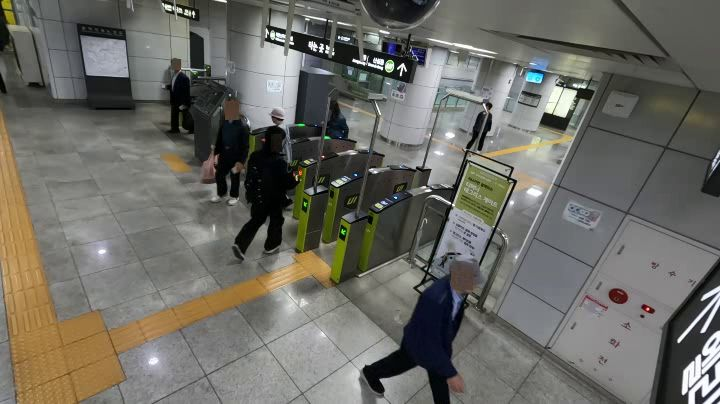
#> input picture 영상데이터/samples/sample_mid.jpg, 720 x 404 px, given in place of GX010193_blurred.MP4, which was not available
$ python auto_homography.py
#> lines starting #> are read from the running program, lines starting #| are printed output that depends on the picture; after the words box and inside, x2 and y2 are one past the last pixel; in counts of white or black regions, pixels touching at a corner belong together; long printed decimals are rounded; pictures that were not available may be replaced by others from this repository, and a replacement may not be noted
"""
완전 자동 호모그래피
- 점자블록 영역(노란색)을 영상 객체로 검출
- polygon fit (4-corner 사다리꼴) → 사선 카메라 정확 반영
- 영역 내부 격자(점자블록 30cm 경계) Hough/morphology 검출 → 매트릭스 가로/세로 칸 수 자동 카운트
- 호모그래피 생성

전제: 점자블록 1칸 = 30cm 정사각형
"""
import os, sys
try: sys.stdout.reconfigure(encoding="utf-8")
except Exception: pass
import cv2
import numpy as np
import matplotlib
matplotlib.use("Agg")
import matplotlib.pyplot as plt
matplotlib.rcParams["font.family"] = "Malgun Gothic"
matplotlib.rcParams["axes.unicode_minus"] = False

VIDEO = r"C:\Users\aaron\tagless\개찰구 촬영 영상\1\GX010193_blurred.MP4"
DIR = r"C:\Users\aaron\tagless\영상데이터"
TILE_M = 0.30   # 점자블록 한 칸 30cm

# ──────────────────────────────────────────────
# 1. 여러 프레임 누적해 노란 점자블록 마스크
# ──────────────────────────────────────────────
cap = cv2.VideoCapture(VIDEO)
n_total = int(cap.get(cv2.CAP_PROP_FRAME_COUNT))
mask_accum = None; cnt = 0
sample_idx = [30, n_total//4, n_total//2, 3*n_total//4, n_total-100]
for idx in sample_idx:
    cap.set(cv2.CAP_PROP_POS_FRAMES, idx)
    ok, frame = cap.read()
    if not ok: continue
    hsv = cv2.cvtColor(frame, cv2.COLOR_BGR2HSV)
    m = cv2.inRange(hsv, (18, 140, 110), (32, 255, 255))
    mask_accum = m.astype(np.int32) if mask_accum is None else mask_accum + m.astype(np.int32)
    cnt += 1
#> this loop made 5 passes
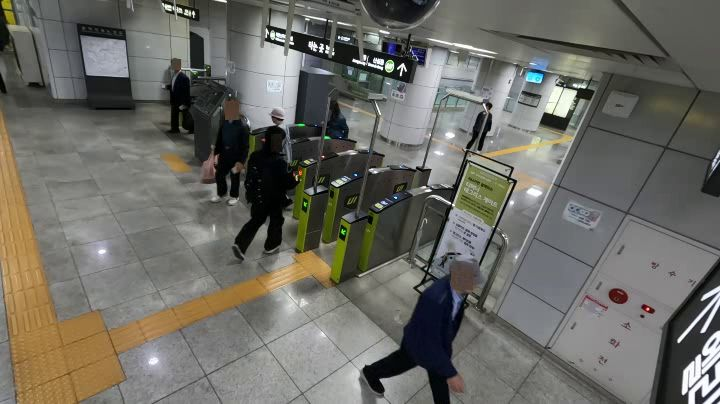
#> input picture 영상데이터/samples/sample_mid.jpg, 720 x 404 px, given in place of GX010193_blurred.MP4, which was not available
#> pass 1, `m = cv2.inRange(hsv, (18, 140, 110), (32, 255, 255))`:
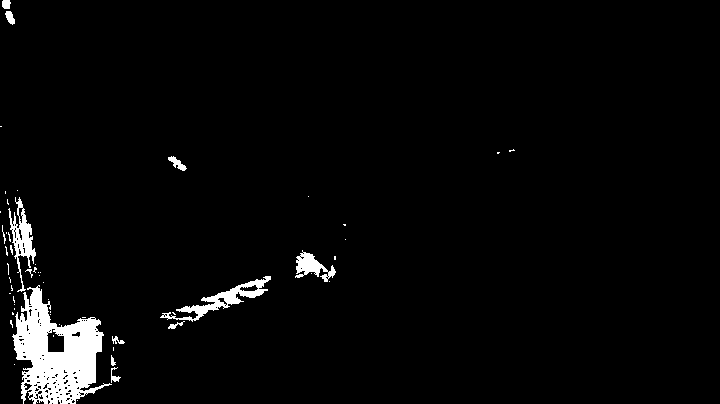
#> m: shape (404, 720); 3.2% white; 55 white regions (42 under 20 px), largest, box (x1, y1, x2, y2) and area: (12, 285, 112, 404) 6154, (160, 276, 271, 322) 1119, (8, 197, 36, 292) 856
#> frame is the input picture: shape (404, 720, 3); mean B, G, R 100, 106.9, 108
#> after the loop, cnt = 5
cap.set(cv2.CAP_PROP_POS_FRAMES, 30); ok, base = cap.read(); cap.release()

# majority vote (사람 등 일시적 노이즈 제거)
mask = (mask_accum >= (cnt * 255 // 2)).astype(np.uint8) * 255
roi = np.zeros_like(mask); roi[230:, :] = 255  # 게이트 단말기 영역 제외
mask = cv2.bitwise_and(mask, roi)
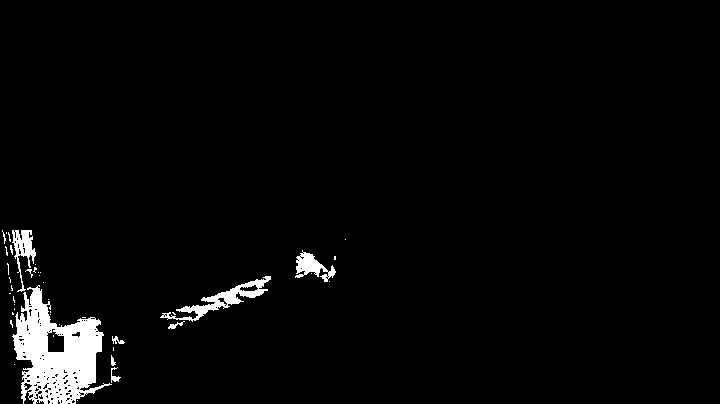
#> mask: shape (404, 720); 3% white; 43 white regions (33 under 20 px), largest, box (x1, y1, x2, y2) and area: (12, 285, 112, 404) 6154, (160, 276, 271, 322) 1119, (295, 250, 336, 282) 560
k3 = cv2.getStructuringElement(cv2.MORPH_RECT, (3,3))
k5 = cv2.getStructuringElement(cv2.MORPH_RECT, (5,5))
mask = cv2.morphologyEx(mask, cv2.MORPH_CLOSE, k5, iterations=2)
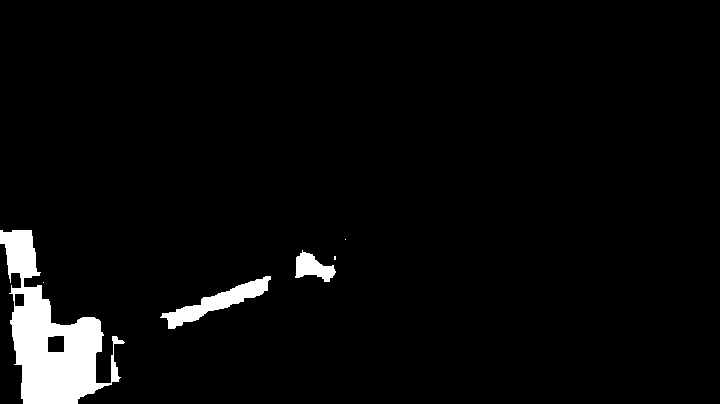
#> mask: shape (404, 720); 3.9% white; 6 white regions (3 under 20 px), largest, box (x1, y1, x2, y2) and area: (0, 230, 125, 404) 9088, (160, 276, 271, 329) 1667, (295, 250, 336, 282) 703
mask = cv2.morphologyEx(mask, cv2.MORPH_OPEN, k3, iterations=1)
#> mask: shape (404, 720); 3.9% white; 5 white regions

# ──────────────────────────────────────────────
# 2. 가장 큰 점자블록 영역 → polygon fit (사다리꼴)
# ──────────────────────────────────────────────
contours, _ = cv2.findContours(mask, cv2.RETR_EXTERNAL, cv2.CHAIN_APPROX_SIMPLE)
#> contours = 5 contours; box (x1, y1, x2, y2) and area: (0, 230, 109, 404) 8740, (162, 276, 271, 329) 1533, (296, 252, 335, 282) 636, (111, 355, 119, 382) 124, (112, 336, 124, 344) 50
contours = sorted(contours, key=cv2.contourArea, reverse=True)
assert len(contours) > 0, "노란 점자블록 영역 없음"
c = contours[0]
#> c = contour of 142 points, box (x1, y1, x2, y2) (0, 230, 109, 404), area 8740
print(f"largest contour area = {cv2.contourArea(c):.0f} px²")
#| largest contour area = 8740 px²

# approxPolyDP로 4점 다각형 fit (사다리꼴 자동)
peri = cv2.arcLength(c, True)
#> peri = 647.9
for eps_ratio in np.linspace(0.005, 0.05, 30):
    approx = cv2.approxPolyDP(c, eps_ratio * peri, True)
    if len(approx) == 4:
        break
print(f"polygon fit: {len(approx)} corners (eps_ratio={eps_ratio:.3f})")
#| polygon fit: 5 corners (eps_ratio=0.050)

if len(approx) != 4:
    print("[WARN] 4-corner fit 실패 → minAreaRect로 fallback")
    rect = cv2.minAreaRect(c)
#> rect = ((54.38, 314.5), (90.17, 181.2), -7.13)
    pts = cv2.boxPoints(rect)
#> pts = [[20.88, 410], [-1.6, 230.2], [87.88, 219], [110.4, 398.8]]
else:
    pts = approx.reshape(-1, 2).astype(np.float32)

# 4 corner를 TL, TR, BR, BL 순서로 정렬
def order_corners(p):
    p = np.array(p, dtype=np.float32)
#> p has the same summary as pts outside order_corners
    s = p.sum(axis=1); d = p[:,0] - p[:,1]
#> after `s = p.sum(axis=1)`: s = [430.9, 228.6, 306.9, 509.2]
#> after `d = p[:, 0] - p[:, 1]`: d = [-389.1, -231.8, -131.1, -288.5]
    return np.array([p[np.argmin(s)], p[np.argmax(d)],
                     p[np.argmax(s)], p[np.argmin(d)]], dtype=np.float32)
TL, TR, BR, BL = order_corners(pts)
#> TL = [-1.6, 230.2]; TR = [87.88, 219]; BR = [110.4, 398.8]; BL = [20.88, 410]
print(f"corners (px):")
print(f"  TL={TL}, TR={TR}, BR={BR}, BL={BL}")
#|   TL=[ -1.600 230.200  ], TR=[ 87.877 219.015], BR=[110.354 398.8308 ], BL=[ 20.877 410.0154  ]

# ──────────────────────────────────────────────
# 3. 영역 내부 격자 자동 검출 → 점자블록 칸 수
# 방법: 영역을 직사각형으로 perspective-warp → 워프된 영역에서 가로/세로 라인 카운트
# ──────────────────────────────────────────────
# 워프 대상 크기 — 짧은 변 기준 충분히 크게
WARP_W = 400
WARP_H = 400
warp_dst = np.array([[0,0], [WARP_W,0], [WARP_W,WARP_H], [0,WARP_H]], dtype=np.float32)
H_warp = cv2.getPerspectiveTransform(np.array([TL,TR,BR,BL]), warp_dst)
#> H_warp = [[4.4, -0.55, 133.7], [0.274, 2.19, -503.8], [8.48e-10, -4.56e-10, 1]]

# 영역 컬러 워프
warped = cv2.warpPerspective(base, H_warp, (WARP_W, WARP_H))
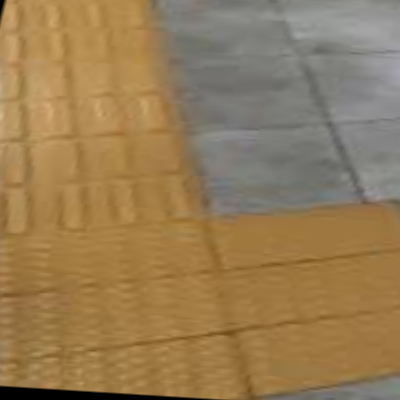
#> warped: shape (400, 400, 3); mean B, G, R 85.5, 124.3, 150.6
warped_gray = cv2.cvtColor(warped, cv2.COLOR_BGR2GRAY)
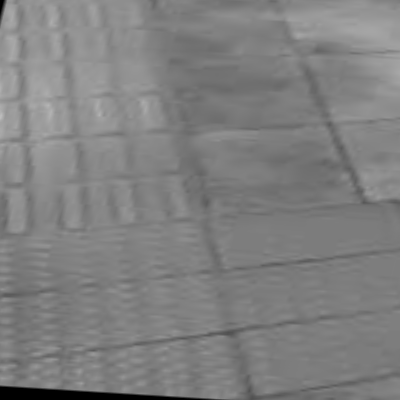
#> warped_gray: shape (400, 400); min 0, max 189, mean 127.7
# 점자블록 격자 경계는 어두운 라인 → 약간 dilate된 어두운 영역 추출
warped_blur = cv2.GaussianBlur(warped_gray, (3,3), 0)
# 적응형 thresh → 어두운 격자선 강조
adapt = cv2.adaptiveThreshold(warped_blur, 255, cv2.ADAPTIVE_THRESH_MEAN_C,
                              cv2.THRESH_BINARY_INV, 11, 5)
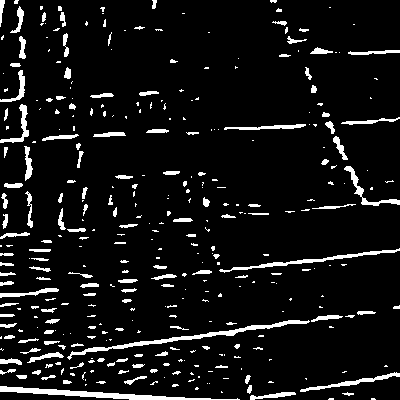
#> adapt: shape (400, 400); 7.7% white; 356 white regions (215 under 20 px), largest, box (x1, y1, x2, y2) and area: (0, 386, 240, 400) 1014, (67, 320, 310, 360) 937, (219, 248, 400, 273) 570

# 가로/세로 방향 1D 프로파일
profile_x = adapt.sum(axis=0)   # 각 컬럼의 어두움 합 (수직 라인 검출)
#> profile_x = 400 values, max 29835 at index 22, min 2805 at index 210, mean 7817
profile_y = adapt.sum(axis=1)   # 각 행의 어두움 합 (수평 라인 검출)
#> profile_y = 400 values, max 32385 at index 399, min 510 at index 59, mean 7817

def find_peaks_simple(arr, min_dist):
    """단순 1D peak 검출 (지역 최대 + 최소 거리)"""
    arr = arr.astype(np.float32)
    arr_smooth = cv2.GaussianBlur(arr.reshape(-1,1), (1,11), 0).flatten()
    peaks = []
    for i in range(1, len(arr_smooth)-1):
        if arr_smooth[i] > arr_smooth[i-1] and arr_smooth[i] >= arr_smooth[i+1]:
            if not peaks or i - peaks[-1] >= min_dist:
                peaks.append(i)
            elif arr_smooth[i] > arr_smooth[peaks[-1]]:
                peaks[-1] = i
    # 임계값 (전체 평균 1.2배 이상만)
    thr = arr_smooth.mean() * 1.1
    peaks = [p for p in peaks if arr_smooth[p] > thr]
    return np.array(peaks)

# 점자블록 1칸의 픽셀(워프 후 추정) — 영역 짧은 변 기준 1/4~1/8 사이로 가정해 검색
# 실제 격자 간격 자동 추출
def estimate_grid_count(profile, label):
#> called with profile = array of shape (400,), label = 'horizontal direction (x)'
    L = len(profile)
#> L = 400
    best_n = None
    best_score = -1
    # 후보 칸 수 2~10 (1칸 ≥ 30px)
    for n in range(2, 11):
        cell = L / n
        if cell < 25: break
        # n+1개의 라인 위치 (양 끝 + 격자선)
        line_positions = np.array([int(round(i*cell)) for i in range(n+1)])
        # 각 라인 위치의 +-3px 영역 어두움 합
        score = 0.0
        for lp in line_positions:
            lo = max(0, lp-3); hi = min(L, lp+4)
            score += profile[lo:hi].max()
        score /= (n+1)
        if score > best_score:
            best_score = score; best_n = n
#> this loop made 9 passes
#> (cell, line_positions) on passes 1 to 9: (200, [0, 200, 400]), (133.3, [0, 133, 267, 400]), (100, [0, 100, 200, 300, 400]), (80, [0, 80, 160, 240, 320, 400]), (66.67, [0, 67, 133, 200, 267, 333, 400]), (57.14, [0, 57, 114, 171, 229, 286, 343, 400]), (50, [0, 50, 100, 150, 200, 250, 300, 350, 400]), (44.44, [0, 44, 89, 133, 178, 222, 267, 311, 356, 400]), (40, [0, 40, 80, 120, 160, 200, 240, 280, 320, 360, 400])
#> after the loop, best_n = 2; best_score = 11135
    print(f"  {label} estimated grid count: {best_n} (score={best_score:.1f})")
#|   horizontal direction (x) estimated grid count: 2 (score=11135.0)
    return best_n

print("\nGrid count estimation in warped region (line-projection):")
n_x = estimate_grid_count(profile_x, "horizontal direction (x)")
#> n_x = 2
n_y = estimate_grid_count(profile_y, "vertical direction (y)")
#> the loop in estimate_grid_count (call 2), `for n in range(2, 11):` made 9 passes
#|   vertical direction (y) estimated grid count: 2 (score=17595.0)
#> n_y = 2

# ──────────────────────────────────────────────
# 4. 호모그래피 (자동 산출 크기 적용)
# ──────────────────────────────────────────────
W_M = n_x * TILE_M   # x 가로 길이 (m)
#> W_M = 0.6
H_M = n_y * TILE_M   # y 세로 길이 (m)
#> H_M = 0.6
print(f"\nauto-detected matrix size: {n_x} x {n_y} blocks = {W_M:.2f} m x {H_M:.2f} m")
#| auto-detected matrix size: 2 x 2 blocks = 0.60 m x 0.60 m

src = np.array([TL, TR, BR, BL], dtype=np.float32)
#> src = [[-1.6, 230.2], [87.88, 219], [110.4, 398.8], [20.88, 410]]
dst = np.array([
    [0,    H_M],   # TL
    [W_M,  H_M],   # TR
    [W_M,  0  ],   # BR
    [0,    0  ],   # BL
], dtype=np.float32)
#> dst = [[0, 0.6], [0.6, 0.6], [0.6, 0], [0, 0]]
H = cv2.getPerspectiveTransform(src, dst)
#> H = [[0.0066, -0.000825, 0.201], [-0.000411, -0.00329, 1.36], [8.48e-10, -4.56e-10, 1]]
np.save(os.path.join(DIR, "homography.npy"), H)
np.save(os.path.join(DIR, "tactile_box.npy"), src)
print("\nhomography (px → m):")
print(H)
#| [[ 6.60247563e-03 -8.25309244e-04  2.00550111e-01]
#|  [-4.10677060e-04 -3.28542082e-03  1.35564684e+00]
#|  [ 8.47593094e-10 -4.56119909e-10  1.00000000e+00]]

# 검증
def px2m(x, y):
    p = H @ np.array([x, y, 1.0])
    return p[:2]/p[2]
for p, exp in zip(src, dst):
    got = px2m(p[0], p[1])
    print(f"  {tuple(p)} -> ({got[0]:.3f},{got[1]:.3f}) expected {tuple(exp)}")
#> this loop made 4 passes
#> exp on passes 1, 4: [0, 0.6], [0, 0]
#|   (-1.600, 230.200) -> (-0.000,0.600) expected (0.0, 0.6)
#|   (87.877, 219.015) -> (0.600,0.600) expected (0.6, 0.6)
#|   (110.354, 398.8308) -> (0.600,0.000) expected (0.6, 0.0)
#|   (20.877, 410.0154) -> (-0.000,0.000) expected (0.0, 0.0)

# ──────────────────────────────────────────────
# 5. 시각화 (검증용)
# ──────────────────────────────────────────────
fig, axes = plt.subplots(1, 3, figsize=(13, 4), dpi=100)

axes[0].imshow(cv2.cvtColor(base, cv2.COLOR_BGR2RGB))
poly = np.vstack([src, src[:1]])
#> poly = [[-1.6, 230.2], [87.88, 219], [110.4, 398.8], [20.88, 410], [-1.6, 230.2]]
axes[0].plot(poly[:,0], poly[:,1], color="red", lw=2)
for (x,y), lab in zip(src, ["TL","TR","BR","BL"]):
    axes[0].scatter(x, y, color="red", s=30)
    axes[0].annotate(lab, (x,y), color="red", fontsize=9, xytext=(4,4),
                     textcoords="offset points")
#> this loop made 4 passes
axes[0].set_title(f"점자블록 영역 polygon-fit 4 corner")

axes[1].imshow(cv2.cvtColor(warped, cv2.COLOR_BGR2RGB))
# 격자선 표시
for i in range(n_x + 1):
    axes[1].axvline(i * WARP_W / n_x, color="cyan", lw=1, alpha=0.7)
for i in range(n_y + 1):
    axes[1].axhline(i * WARP_H / n_y, color="lime", lw=1, alpha=0.7)
axes[1].set_title(f"워프된 영역 + 자동 격자\n{n_x} x {n_y} = {W_M:.2f}m x {H_M:.2f}m")

axes[2].plot(profile_x, label=f"profile_x (n_x={n_x})", color="cyan")
axes[2].plot(profile_y, label=f"profile_y (n_y={n_y})", color="lime")
axes[2].legend(fontsize=8); axes[2].set_title("워프 후 가로/세로 어두움 프로파일")

fig.tight_layout()
fig.savefig(os.path.join(DIR, "auto_homography.png"))
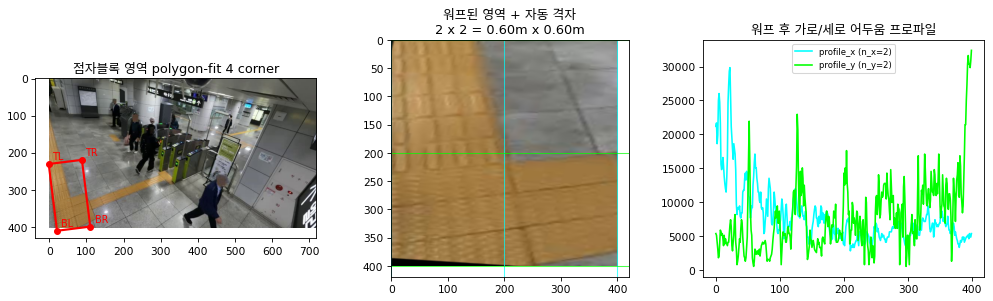
#> figure drawn by matplotlib, 3 panels; panel 3: curve peaks at x = 22, y = 29835; panel 3: curve peaks at x = 399, y = 32385
print("\nsaved viz:", os.path.join(DIR, "auto_homography.png"))

$ run again, on 영상데이터/samples/sample_q1.jpg
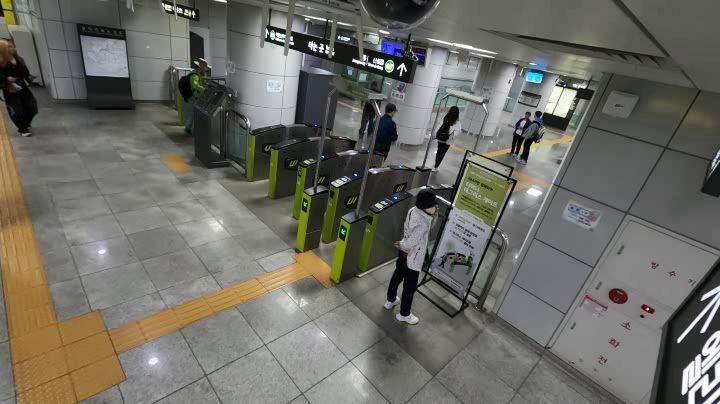
#> input picture 영상데이터/samples/sample_q1.jpg, 720 x 404 px, given in place of GX010193_blurred.MP4, which was not available
#> the loop `for idx in sample_idx:` made 5 passes
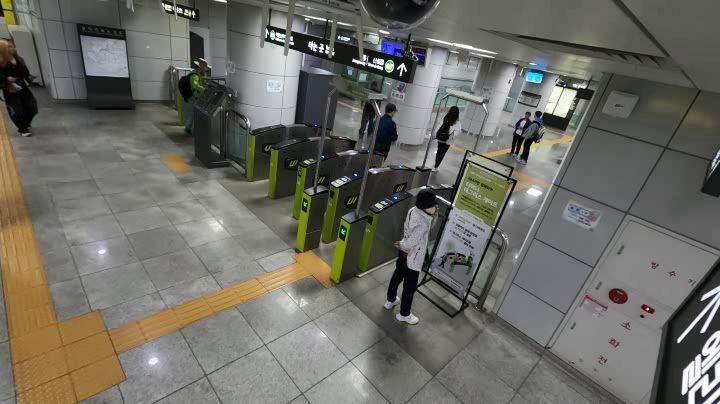
#> input picture 영상데이터/samples/sample_q1.jpg, 720 x 404 px, given in place of GX010193_blurred.MP4, which was not available
#> pass 1, `m = cv2.inRange(hsv, (18, 140, 110), (32, 255, 255))`:
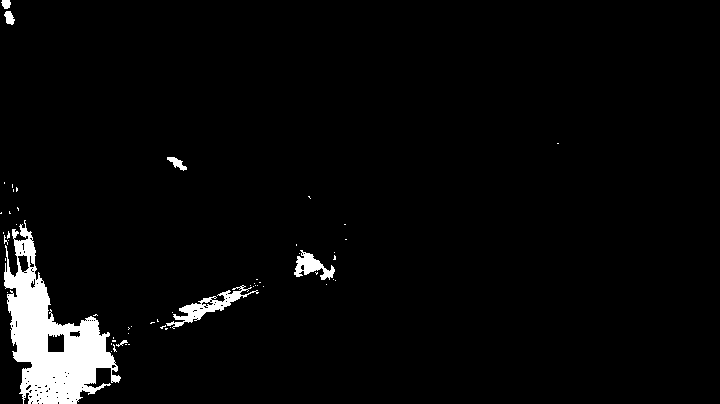
#> m: shape (404, 720); 3.7% white; 58 white regions (51 under 20 px), largest, box (x1, y1, x2, y2) and area: (4, 220, 121, 404) 8917, (166, 285, 259, 329) 931, (294, 250, 335, 280) 542
#> frame is the input picture: shape (404, 720, 3); mean B, G, R 100.2, 107.9, 108.8
#> after the loop `for idx in sample_idx:`: cnt = 5
#> contours = 3 contours; box (x1, y1, x2, y2) and area: (0, 230, 128, 404) 10428, (160, 282, 261, 329) 1258, (294, 250, 335, 281) 662
#> c = contour of 177 points, box (x1, y1, x2, y2) (0, 230, 128, 404), area 10428
#| largest contour area = 10428 px²
#> peri = 656.2
#| polygon fit: 5 corners (eps_ratio=0.050)
#> rect = ((63.6, 313.1), (115.2, 182.1), -10.23)
#> pts = [[23.1, 412.9], [-9.27, 233.7], [104.1, 213.2], [136.5, 392.4]]
#> in order_corners, `p = np.array(p, dtype=np.float32)`: p has the same summary as pts outside order_corners
#> s = [436, 224.4, 317.3, 528.9]
#> d = [-389.8, -242.9, -109.1, -256]
#> TL = [-9.27, 233.7]; TR = [104.1, 213.2]; BR = [136.5, 392.4]; BL = [23.1, 412.9]
#|   TL=[ -9.267 233.673 ], TR=[104.106 213.203 ], BR=[136.469 392.4431 ], BL=[ 23.095 412.913 ]
#> H_warp = [[3.42, -0.617, 175.8], [0.39, 2.16, -501.4], [2.39e-18, -6.3e-19, 1]]
#> adapt: shape (400, 400); 7% white; 326 white regions (236 under 20 px), largest, box (x1, y1, x2, y2) and area: (229, 269, 390, 393) 1140, (0, 380, 183, 400) 855, (53, 318, 270, 351) 838
#> profile_x = 400 values, max 22950 at index 2, min 2295 at index 118, mean 7184.6
#> profile_y = 400 values, max 30600 at index 56, min 255 at index 227, mean 7184.6
#> L = 400
#> the loop in estimate_grid_count, `for n in range(2, 11):` made 9 passes
#> (cell, line_positions) on passes 1 to 8: (200, [0, 200, 400]), (133.3, [0, 133, 267, 400]), (100, [0, 100, 200, 300, 400]), (80, [0, 80, 160, 240, 320, 400]), (66.67, [0, 67, 133, 200, 267, 333, 400]), (57.14, [0, 57, 114, 171, 229, 286, 343, 400]), (50, [0, 50, 100, 150, 200, 250, 300, 350, 400]), (44.44, [0, 44, 89, 133, 178, 222, 267, 311, 356, 400])
#> after the loop in estimate_grid_count, `for n in range(2, 11):`: best_n = 3; best_score = 11283.8
#|   horizontal direction (x) estimated grid count: 3 (score=11283.8)
#> n_x = 3
#> the loop in estimate_grid_count (call 2), `for n in range(2, 11):` made 9 passes
#|   vertical direction (y) estimated grid count: 3 (score=16065.0)
#> W_M = 0.9
#| auto-detected matrix size: 3 x 3 blocks = 0.90 m x 0.90 m
#> src = [[-9.27, 233.7], [104.1, 213.2], [136.5, 392.4], [23.1, 412.9]]
#> dst = [[0, 0.9], [0.9, 0.9], [0.9, 0], [0, 0]]
#> H = [[0.00769, -0.00139, 0.396], [-0.000878, -0.00486, 2.03], [2.11e-18, -3.81e-19, 1]]
#| [[ 7.68774377e-03 -1.38806510e-03  3.95598496e-01]
#|  [-8.77983272e-04 -4.86267427e-03  2.02814047e+00]
#|  [ 2.10743472e-18 -3.80509091e-19  1.00000000e+00]]
#> the loop `for p, exp in zip(src, dst):` made 4 passes
#> (printed output is left out)
#> poly = [[-9.27, 233.7], [104.1, 213.2], [136.5, 392.4], [23.1, 412.9], [-9.27, 233.7]]
#> the loop `for (x,y), lab in zip(src, ["TL","TR","BR","BL"]):` made 4 passes
#> `fig.savefig(os.path.join(DIR, "auto_homography.png"))`:
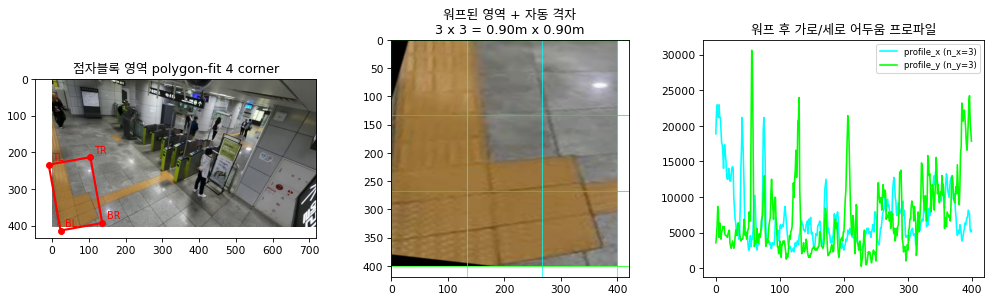
#> figure drawn by matplotlib, 3 panels; panel 3: curve peaks at x = 2, y = 22950; panel 3: curve peaks at x = 56, y = 30600
